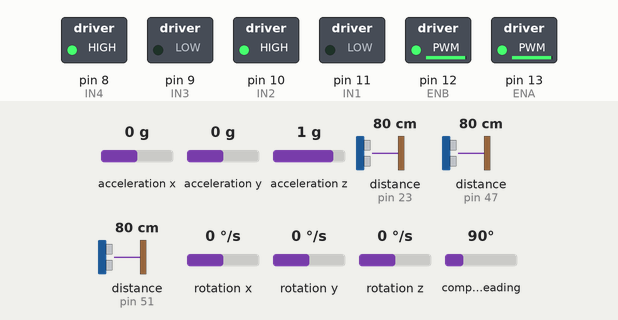
Simulated run of this sketch. Board: Arduino Mega 2560, built with avr-gcc and run on an emulated ATmega2560. Parts: switched loads named in the sketch (green lamp = pin HIGH). The inputs (shaded band) are chosen by the test bench; at power-on: acceleration x 0 g, acceleration y 0 g, acceleration z 1 g, distance to the obstacle (sensors on pin 23, pin 47, pin 51) 80 cm, rotation x 0 °/s, rotation y 0 °/s, rotation z 0 °/s, compass heading 90°. The echo pulse lasts 58.3 µs per cm; what the sketch prints to the serial monitor is not drawn.

Above: at 0.1 s.
Timing chart, 0 to 1.6 s (numbered marks = the images above):
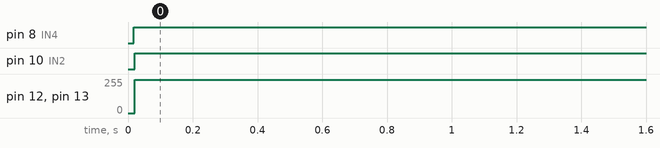

The sketch:

____2.ino
```cpp
#include <Wire.h>
#include <LSM303.h>
#include <NewPing.h>

#define SONAR_NUM 3      // Number of sensors.
#define MAX_DISTANCE 150 // Maximum distance (in cm) to ping.
#define WALL_GAP_DISTANCE 300  // mm
#define WALL_GAP_DISTANCE_HALF 150 // mm
#define MOTOR_PWM_OFFSET 10

#define Front 0
#define Left 1
#define Right 2

#define TRIG1 50 // 초음파 센서 1번 Trig 핀 번호 (앞)
#define ECHO1 51 // 초음파 센서 1번 Echo 핀 번호

#define TRIG2 46 // 초음파 센서 2번 Trig 핀 번호 (왼쪽)
#define ECHO2 47 // 초음파 센서 2번 Echo 핀 번호

#define TRIG3 22 // 초음파 센서 3번 Trig 핀 번호 (오른쪽)
#define ECHO3 23 // 초음파 센서 3번 Echo 핀 번호

#define ENA 13
#define IN1 11
#define IN2 10
#define IN3 9
#define IN4 8
#define ENB 12

LSM303 compass;
NewPing sonar[SONAR_NUM] = {
    NewPing(TRIG1, ECHO1, MAX_DISTANCE),
    NewPing(TRIG2, ECHO2, MAX_DISTANCE),
    NewPing(TRIG3, ECHO3, MAX_DISTANCE)
};

float front_sonar = 0.0;
float left_sonar = 0.0;
float right_sonar = 0.0;
float heading = 0.0;
float target_heading_angle = 0.0;

int flag = 0;

void setup()
{
    Wire.begin();
    compass.init();
    compass.enableDefault();
    flag = 0;

    pinMode(TRIG1, OUTPUT);
    pinMode(ECHO1, INPUT);
    pinMode(TRIG2, OUTPUT);
    pinMode(ECHO2, INPUT);
    pinMode(TRIG3, OUTPUT);
    pinMode(ECHO3, INPUT);

    pinMode(ENA, OUTPUT);
    pinMode(IN1, OUTPUT);
    pinMode(IN2, OUTPUT);
    pinMode(IN3, OUTPUT);
    pinMode(IN4, OUTPUT);
    pinMode(ENB, OUTPUT);

    Serial.begin(9600);
}

void motor_A_control(int direction, int speed)
{
    if (direction == HIGH)
    {
        digitalWrite(IN1, HIGH);
        digitalWrite(IN2, LOW);
    }
    else
    {
        digitalWrite(IN1, LOW);
        digitalWrite(IN2, HIGH);
    }
    analogWrite(ENA, speed);
}

void motor_B_control(int direction, int speed)
{
    if (direction == HIGH)
    {
        digitalWrite(IN3, LOW);
        digitalWrite(IN4, HIGH);
    }
    else
    {
        digitalWrite(IN3, HIGH);
        digitalWrite(IN4, LOW);
    }
    analogWrite(ENB, speed);
}

void imu_rotation(float target_angle, bool clockwise)
{
    target_heading_angle = fmod(target_angle + 360, 360);
    do
    {
        compass.read();
        heading = fmod(compass.heading(), 360);

        if (clockwise)
        {
            motor_A_control(HIGH, 250);
            motor_B_control(LOW, 250);
        }
        else
        {
            motor_A_control(LOW, 250);
            motor_B_control(HIGH, 250);
        }
    }
    while ((clockwise && heading < target_heading_angle) || (!clockwise && heading > target_heading_angle));

    motor_A_control(HIGH, 0);
    motor_B_control(HIGH, 0);
}

void wall_following(int base_speed_left, int base_speed_right)
{
    float error = (right_sonar - left_sonar) * 1.2;
    error = constrain(error, -50, 50);

    int right_pwm = constrain(base_speed_right - error, 0, 255);
    int left_pwm = constrain(base_speed_left + error, 0, 255);

    motor_A_control(HIGH, right_pwm);
    motor_B_control(HIGH, left_pwm);
}

void move_forward(int base_speed_left, int base_speed_right)
{
    motor_A_control(HIGH, base_speed_right);
    motor_B_control(HIGH, base_speed_left);
}

void loop()
{
    front_sonar = sonar[Front].ping_cm() * 8;
    left_sonar = sonar[Left].ping_cm() * 8;
    right_sonar = sonar[Right].ping_cm() * 8;

    if (front_sonar == 0.0) front_sonar = MAX_DISTANCE * 10;
    if (left_sonar == 0.0) left_sonar = MAX_DISTANCE * 10;
    if (right_sonar == 0.0) right_sonar = MAX_DISTANCE * 10;

    Serial.print("L: ");
    Serial.print(left_sonar);
    Serial.print(" ");
    Serial.print("F: ");
    Serial.print(front_sonar);
    Serial.print(" ");
    Serial.print("R: ");
    Serial.println(right_sonar);

    switch(flag)
    {
        case 0:
            wall_following(200, 255);  // 왼쪽 바퀴 200, 오른쪽 바퀴 255
            if(left_sonar >= WALL_GAP_DISTANCE)
            {
                compass.read();
                heading = compass.heading();
                target_heading_angle = heading - 90;
                imu_rotation(target_heading_angle, false);
                flag = 1;
            }
            break;

        case 1:
            move_forward(200, 255);  // 직진
            if(front_sonar <= WALL_GAP_DISTANCE_HALF)
            {
                compass.read();
                heading = compass.heading();
                target_heading_angle = heading + 90;
                imu_rotation(target_heading_angle, true);
                flag = 2;
            }
            break;

        case 2:
            move_forward(200, 255);  // 직진
            if(front_sonar <= WALL_GAP_DISTANCE_HALF)
            {
                compass.read();
                heading = compass.heading();
                target_heading_angle = heading + 180;
                imu_rotation(target_heading_angle, true);
                flag = 3;
            }
            break;

        case 3:
            wall_following(200, 255);
            if(left_sonar >= WALL_GAP_DISTANCE)
            {
                compass.read();
                heading = compass.heading();
                target_heading_angle = heading - 90;
                imu_rotation(target_heading_angle, false);
                flag = 4;
            }
            break;

        case 4:
            wall_following(200, 255);
            if(front_sonar <= WALL_GAP_DISTANCE_HALF)
            {
                compass.read();
                heading = compass.heading();
                target_heading_angle = heading - 90;
                imu_rotation(target_heading_angle, false);
                flag = 5;
            }
            break;

        case 5:
            wall_following(200, 255);
            break;
    }
}
```

Measured:
- by itself, pin 8 (IN4), pin 10 (IN2): LOW → HIGH at 0.02 s
- by itself, pin 12 (ENB), pin 13 (ENA): 0/255 → 250/255 at 0.02 s
